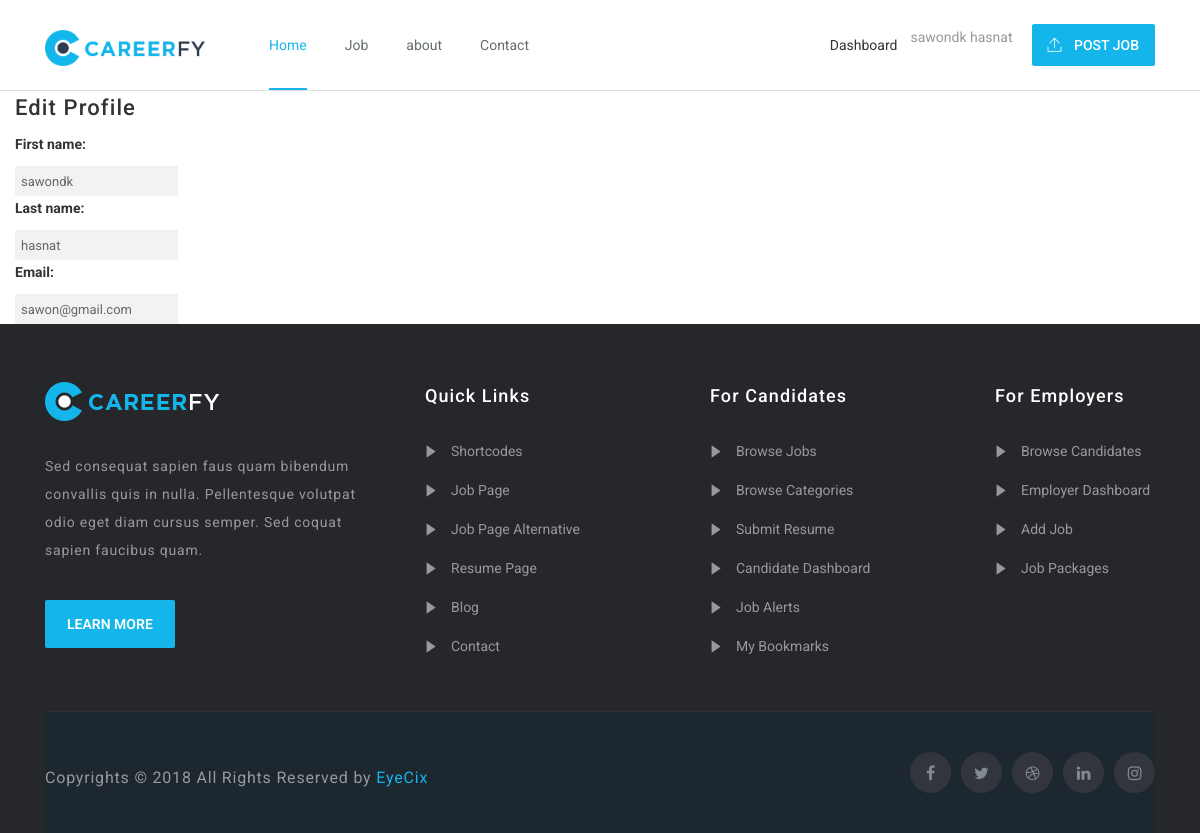
The app's page /employee/profile/update (signed in) with its own data.
### account/models.py (models this page shows, shortened)
class User(AbstractUser):
    username = None
    role = models.CharField(max_length=12, error_messages={
        'required': "Role must be provided"
    })
    gender = models.CharField(max_length=10, blank=True, null=True, default="")
    email = models.EmailField(unique=True, blank=False,
                              error_messages={
                                  'unique': "A user with that email already exists.",
                              })
    USERNAME_FIELD = "email"
    REQUIRED_FIELDS = []
    objects = UserManager()

### account/views.py (the view)
# urls.py: path('employee/profile/update', EditProfileView.as_view(), name='employer-profile-update'),
class EditProfileView(UpdateView):
    model = User
    form_class = EmployeeProfileUpdateForm
    context_object_name = 'employee'
    template_name = 'profile/edit-profile.html'
    success_url = reverse_lazy('employer-profile-update')
    @method_decorator(login_required(login_url=reverse_lazy('signin')))
    @method_decorator(user_is_employee)
    def dispatch(self, request, *args, **kwargs):
        return super().dispatch(self.request, *args, **kwargs)
    def get(self, request, *args, **kwargs):
        try:
            self.object = self.get_object()
        except Http404:
            raise Http404("User doesn't exists")
        return self.render_to_response(self.get_context_data())
    def get_object(self, queryset=None):
        obj = self.request.user
        print(obj)
        if obj is None:
            raise Http404("Job doesn't exists")
        return obj

### account/forms.py
class EmployeeProfileUpdateForm(forms.ModelForm):
    def __init__(self, *args, **kwargs):
        super(EmployeeProfileUpdateForm, self).__init__(*args, **kwargs)
        self.fields['first_name'].widget.attrs.update(
            {
                'placeholder': 'Enter First Name',
            }
        )
        self.fields['last_name'].widget.attrs.update(
            {
                'placeholder': 'Enter Last Name',
            }
        )
    class Meta:
        model = User
        fields = ["first_name", "last_name", "email"]

### templates/profile/edit-profile.html (shortened to what this page needs)
{% extends 'base.html' %}
{% load static %}
{% block content %}
    <div class="col-lg-6 offset-3">
        <div class="box">
            <h3 class="heading">Edit Profile</h3>
            <form action="" method="post">
               {{form}}
            </form>
        </div>
    </div>
{% endblock %}

### templates/navbar.html (shortened to what this page needs)
{% load static %}
    <header id="careerfy-header" class="careerfy-header-one">
        <div class="container">
            <div class="row">
                <aside class="col-md-2"> <a href="{% url 'home' %}" class="careerfy-logo"><img src="{% static '' %}images/logo.png" alt=""></a> </aside>
                <aside class="col-md-6">
                    <nav class="careerfy-navigation">
                        <div class="collapse navbar-collapse" id="careerfy-navbar-collapse-1">
                            <ul class="navbar-nav">
                                <li class="active"><a href="{% url 'home' %}">Home</a>
                                </li>
                                <li><a href="{% url 'job' %}">Job</a>
                                </li>
                                <li><a href="#">about</a>
                                </li>
                                <li><a href="contact-us.html">Contact</a></li>
                            </ul>
                        </div>
                  </nav>
                </aside>
                <aside class="col-md-4">
                    <div class="careerfy-right">
                        <ul class="careerfy-user-section ">
                        {% if request.user.is_authenticated and request.user.role == 'employer' %}
                            {% if request.user.role == 'employee' %}
                                {{ request.user.first_name }} {{ request.user.last_name }}
                            {% else %}
                                {{ request.user.first_name }}
                            {% endif %}
                            <li><a class="" href="{% url 'employeerdashboard' %}">Dashboard</a></li>
                        {% elif request.user.is_authenticated and request.user.role == 'employee' %}
                            {% if request.user.role == 'employee' %}
                                {{ request.user.first_name }} {{ request.user.last_name }}
                            {% else %}
                                {{ request.user.first_name }}
                            {% endif %}
                            <li><a class="" href="{% url 'dashboard' %}">Dashboard</a></li>
                        {% else %}
                            <li><a class="careerfy-color careerfy-open-signin-tab" href="{% url 'signup' %}">Register</a></li>
                            <li><a class="careerfy-color careerfy-open-signup-tab" href="{% url 'signin' %}">Sign in</a></li>
                        {% endif %}
                        </ul>
                        <a href="{% url 'employer-jobs-create' %}" class="careerfy-simple-btn careerfy-bgcolor"><span> <i class="careerfy-icon careerfy-arrows-2"></i> Post Job</span></a>
                    </div>
                </aside>
            </div>
        </div>
    </header>

### staticfiles/static/css/color.css (style rules this page uses)
.careerfy-color,.careerfy-colorhover:hover,.navbar-nav > li:hover > a,.navbar-nav > li.active > a,.navbar-nav .sub-menu > li:hover > a,.widget_nav_manu ul li:hover a,.widget_nav_manu ul li:hover a:before, .categories-list ul li i,li:hover .careerfy-blog-grid-text h2 a,li:hover .careerfy-read-more,.careerfy-filterable ul li:hover a,.careerfy-job-tag a,.careerfy-list-option ul li a,.careerfy-jobdetail-postinfo, .careerfy-jobdetail-options li i,.careerfy-jobdetail-btn,.careerfy-jobdetail-services i,.careerfy-list-style-icon li i,.widget_view_jobs_btn,.careerfy-employer-list small,.careerfy-employer-list-btn, .careerfy-employer-grid figcaption small,.careerfy-fileUpload span,.careerfy-managejobs-appli,.careerfy-transactions-tbody small,.careerfy-resumes-subtitle a,.careerfy-employer-confitmation a, .careerfy-candidate-default-text h2 i,.careerfy-candidate-default-btn,.careerfy-candidate-grid figure figcaption p a,.jobsearch_candidate_info p a,.careerfy-candidate-download-btn, .careerfy-employer-dashboard-nav ul li:hover a,.careerfy-employer-dashboard-nav ul li.active a,.careerfy-candidate-savedjobs tbody td span,.careerfy-cvupload-file span,.careerfy-modal .modal-close:hover, .careerfy-box-title span,.careerfy-user-form-info p a,.careerfy-services-classic span i,.widget_faq ul li:hover a,.grab-classic-priceplane ul li.active i,.careerfy-classic-priceplane.active .careerfy-classic-priceplane-btn, .careerfy-plain-services i,.careerfy-packages-priceplane ul li i,.careerfy-additional-priceplane-btn,.contact-service i,.careerfy-filterable ul li:hover a i, .careerfy-company-name a { color: #13b5ea; }
.careerfy-bgcolor,.careerfy-bgcolorhover:hover,.navbar-nav > li > a:before,.careerfy-banner-search ul li.careerfy-banner-submit i,.careerfy-plain-btn a,.careerfy-testimonial-slider .slick-arrow:hover, .careerfy-featured-label,.careerfy-job-like:hover,.careerfy-pagination-blog ul li:hover a, .careerfy-pagination-blog ul li:hover span,.careerfy-jobdetail-view,.careerfy-jobdetail-tags a:hover,.careerfy-employer-list-btn:hover, ul li:hover .careerfy-employer-grid-btn,.widget_contact_form input[type="submit"],.careerfy-fileUpload:hover span,.careerfy-resumes-options li:hover a,.careerfy-employer-jobnav ul li:hover i,.careerfy-employer-jobnav ul li.active i, .careerfy-employer-jobnav ul li.active ~ li:nth-child(2):after,.careerfy-employer-jobnav ul li.active:nth-child(2):after,.careerfy-employer-jobnav ul li.active:nth-child(3):after,.careerfy-employer-confitmation a:hover, .careerfy-candidate-default-btn:hover,.careerfy-candidate-download-btn:hover,.careerfy-add-popup input[type="submit"],.careerfy-user-form input[type="submit"],.careerfy-classic-services ul li:hover i, .careerfy-service-slider .slick-arrow:hover,.careerfy-classic-priceplane-btn,.careerfy-classic-priceplane.active,.active .careerfy-simple-priceplane-basic a,.careerfy-packages-priceplane-btn, .careerfy-additional-priceplane.active h2,.careerfy-additional-priceplane.active .careerfy-additional-priceplane-btn,.careerfy-contact-info-sec,.careerfy-contact-form input[type="submit"],.contact-service a { background-color: #13b5ea; }

### records on screen
User: user.first_name "sawondk", user.last_name "hasnat", first_name "sawondk", last_name "hasnat", email "sawon@gmail.com"
